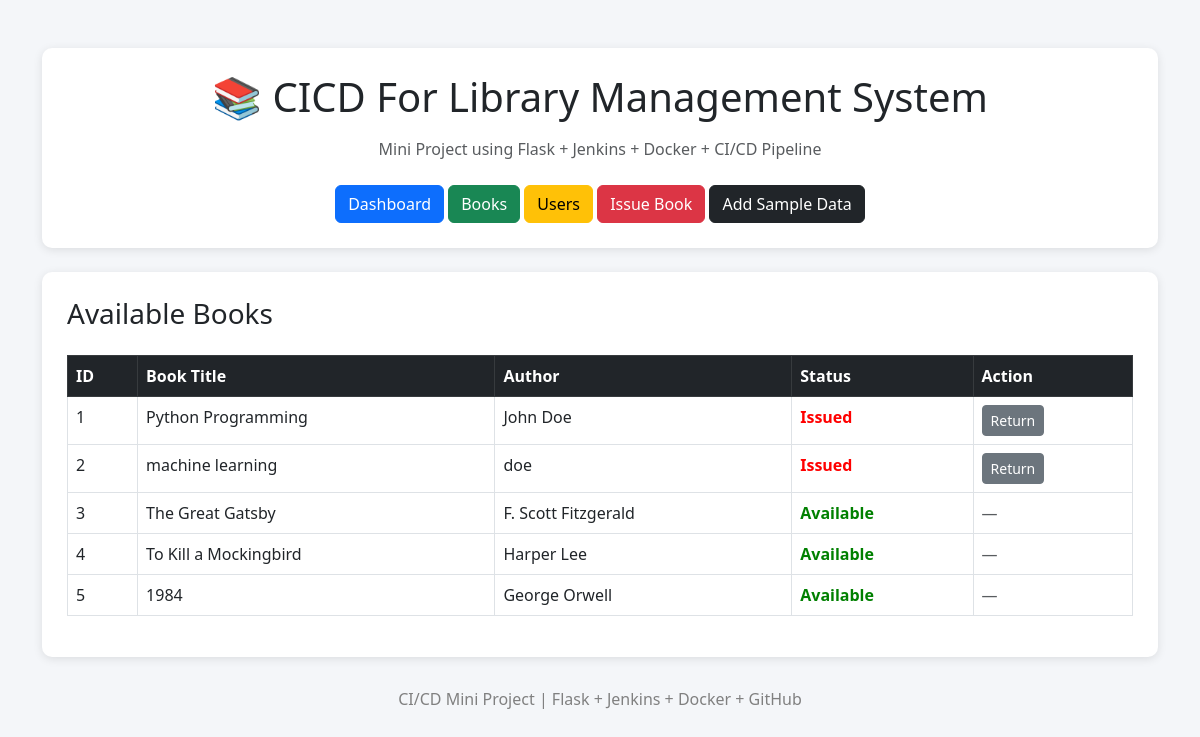
Before: / with the older database file.
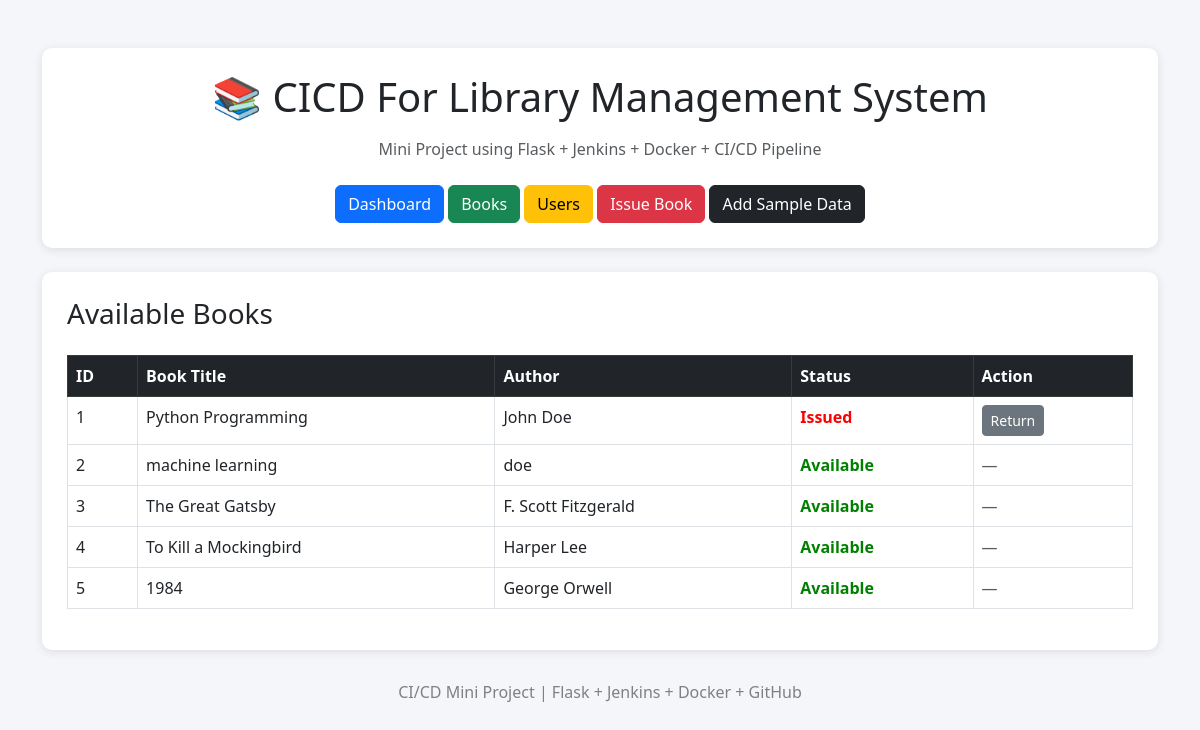
After: the same page with the newer database file.
### app/models.py (models this page shows)
class Book(db.Model):
    __table_args__ = (
        db.UniqueConstraint('title', 'author', name='uix_book_title_author'),
    )
    id = db.Column(db.Integer, primary_key=True)
    title = db.Column(db.String(100), nullable=False)
    author = db.Column(db.String(100), nullable=False)
    available = db.Column(db.Boolean, default=True)

### app/routes.py (the view)
@bp.route('/')
def home():
    books = Book.query.all()
    return render_template('dashboard.html', books=books)

### app/templates/dashboard.html (shortened to what this page needs)
<!DOCTYPE html>
<html lang="en">
<head>
    <link href="https://cdn.jsdelivr.net/npm/bootstrap@5.3.0/dist/css/bootstrap.min.css" rel="stylesheet">
</head>
<body>
<div class="container mt-5">
    <div class="header-box text-center">
        <h1 class="mb-3">📚 CICD For Library Management System</h1>
        <p class="text-muted">
            Mini Project using Flask + Jenkins + Docker + CI/CD Pipeline
        </p>
        <div class="mt-4">
            <a href="/" class="btn btn-primary">
                Dashboard
            </a>
            <a href="/books" class="btn btn-success">
                Books
            </a>
            <a href="/users" class="btn btn-warning">
                Users
            </a>
            <a href="/issue" class="btn btn-danger">
                Issue Book
            </a>
            <a href="/add_sample" class="btn btn-dark">
                Add Sample Data
            </a>
        </div>
    </div>
    <div class="table-container mt-4">
        <h3 class="mb-4">Available Books</h3>
        <table class="table table-bordered table-hover">
            <thead class="table-dark">
                <tr>
                    <th>ID</th>
                    <th>Book Title</th>
                    <th>Author</th>
                    <th>Status</th>
                    <th>Action</th>
                </tr>
            </thead>
            <tbody>
            {% for book in books %}
                <tr>
                    <td>{{ book.id }}</td>
                    <td>{{ book.title }}</td>
                    <td>{{ book.author }}</td>
                    <td>
                        {% if book.available %}
                            <span class="status-available">
                                Available
                            </span>
                        {% else %}
                            <span class="status-issued">
                                Issued
                            </span>
                        {% endif %}
                    </td>
                    <td>
                        {% if not book.available %}
                            <a href="/return_book/{{ book.id }}" class="btn btn-secondary btn-sm">
                                Return
                            </a>
                        {% else %}
                            <span class="text-muted">—</span>
                        {% endif %}
                    </td>
                </tr>
            {% endfor %}
            </tbody>
        </table>
    </div>
    <div class="footer">
        <p>
            CI/CD Mini Project | Flask + Jenkins + Docker + GitHub
        </p>
    </div>
</div>
</body>
</html>

Changed rows visible on the page:
changed Book "machine learning": available "Issued Return" → "Available —"
